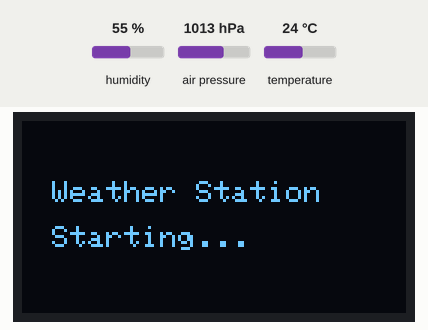
Recording of a sketch running on a simulated ESP8266 (NodeMCU). Shown: 128×64 one-colour display. The test bench sets the inputs (shaded band); at power-on: humidity 55 %, air pressure 1013 hPa, temperature 24 °C. WiFi joins after 1.5 s; servers stay silent unless stated; what the sketch prints to the serial monitor is not drawn.

Above: at 0.1 s.
At 1.6 s:
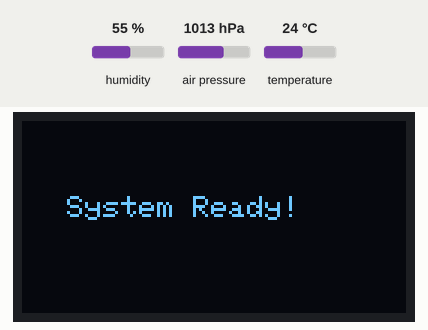
At 20.1 s:
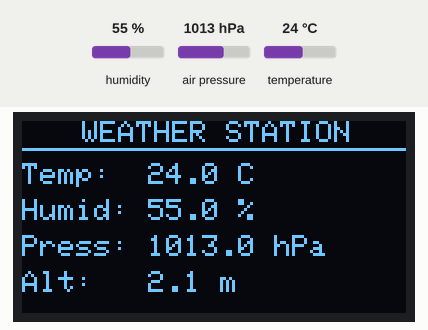

The sketch:

iot_weather_station.ino
```cpp
/*
 * =========================================================================
 *  Project 04: IoT Weather Station
 *  Board: NodeMCU ESP8266 (ESP-12E)
 *  Sensors: DHT22 + BMP280
 *  Display: 0.96" OLED SSD1306 (I2C)
 *  Cloud: ThingSpeak
 * =========================================================================
 *  Description:
 *  Multi-parameter weather station measuring temperature, humidity,
 *  barometric pressure, and altitude with cloud logging.
 * =========================================================================
 */

#include <ESP8266WiFi.h>
#include <ThingSpeak.h>
#include <Wire.h>
#include <DHT.h>
#include <Adafruit_BMP280.h>
#include <Adafruit_GFX.h>
#include <Adafruit_SSD1306.h>

// ======================== PIN DEFINITIONS ========================
#define DHTPIN        D4        // DHT22 data pin
#define DHTTYPE       DHT22     // DHT sensor type

// ======================== DISPLAY SETTINGS ======================
#define SCREEN_WIDTH  128
#define SCREEN_HEIGHT 64
#define OLED_RESET    -1
Adafruit_SSD1306 display(SCREEN_WIDTH, SCREEN_HEIGHT, &Wire, OLED_RESET);

// ======================== WI-FI CREDENTIALS =====================
const char* ssid     = "YOUR_WIFI_SSID";
const char* password = "YOUR_WIFI_PASSWORD";

// ======================== THINGSPEAK CONFIG ======================
unsigned long channelID  = 0000000;
const char* writeAPIKey  = "YOUR_API_KEY";

// ======================== OBJECTS ================================
DHT dht(DHTPIN, DHTTYPE);
Adafruit_BMP280 bmp;       // I2C mode
WiFiClient client;

// ======================== VARIABLES ==============================
unsigned long previousMillis = 0;
const long    interval       = 20000;   // 20 seconds

// ======================== SETUP ==================================
void setup() {
  Serial.begin(115200);
  Serial.println("\n--- IoT Weather Station ---");

  // Initialize DHT22
  dht.begin();

  // Initialize BMP280
  if (!bmp.begin(0x76)) {   // Try 0x77 if 0x76 doesn't work
    Serial.println("ERROR: BMP280 sensor not found!");
    Serial.println("Check wiring and I2C address.");
    while (true);
  }

  // Configure BMP280 settings
  bmp.setSampling(
    Adafruit_BMP280::MODE_NORMAL,
    Adafruit_BMP280::SAMPLING_X2,     // Temperature oversampling
    Adafruit_BMP280::SAMPLING_X16,    // Pressure oversampling
    Adafruit_BMP280::FILTER_X16,      // Filtering
    Adafruit_BMP280::STANDBY_MS_500   // Standby time
  );

  // Initialize OLED
  if (!display.begin(SSD1306_SWITCHCAPVCC, 0x3C)) {
    Serial.println("ERROR: SSD1306 OLED not found!");
    while (true);
  }
  display.clearDisplay();
  display.setTextSize(1);
  display.setTextColor(SSD1306_WHITE);
  display.setCursor(10, 20);
  display.println("Weather Station");
  display.setCursor(10, 35);
  display.println("Starting...");
  display.display();

  // Connect to Wi-Fi
  WiFi.begin(ssid, password);
  Serial.print("Connecting to Wi-Fi");
  while (WiFi.status() != WL_CONNECTED) {
    delay(500);
    Serial.print(".");
  }
  Serial.println("\nWi-Fi Connected!");
  Serial.print("IP: ");
  Serial.println(WiFi.localIP());

  // Initialize ThingSpeak
  ThingSpeak.begin(client);

  display.clearDisplay();
  display.setCursor(15, 25);
  display.println("System Ready!");
  display.display();
  delay(2000);
}

// ======================== MAIN LOOP ==============================
void loop() {
  unsigned long currentMillis = millis();

  if (currentMillis - previousMillis >= interval) {
    previousMillis = currentMillis;

    // ---- Read DHT22 ----
    float humidity    = dht.readHumidity();
    float temperature = dht.readTemperature();   // °C

    // ---- Read BMP280 ----
    float pressure    = bmp.readPressure() / 100.0F;   // Convert Pa to hPa
    float altitude    = bmp.readAltitude(1013.25);     // Sea level pressure (hPa)

    // ---- Validate DHT readings ----
    if (isnan(humidity) || isnan(temperature)) {
      Serial.println("ERROR: DHT22 read failed!");
      temperature = bmp.readTemperature();   // Fallback to BMP280 temperature
      humidity = 0;
    }

    // ---- Print to Serial ----
    Serial.println("====================================");
    Serial.print("Temperature:  "); Serial.print(temperature); Serial.println(" °C");
    Serial.print("Humidity:     "); Serial.print(humidity);    Serial.println(" %");
    Serial.print("Pressure:     "); Serial.print(pressure);   Serial.println(" hPa");
    Serial.print("Altitude:     "); Serial.print(altitude);   Serial.println(" m");

    // ---- Update OLED ----
    updateDisplay(temperature, humidity, pressure, altitude);

    // ---- Upload to ThingSpeak ----
    ThingSpeak.setField(1, temperature);
    ThingSpeak.setField(2, humidity);
    ThingSpeak.setField(3, pressure);
    ThingSpeak.setField(4, altitude);

    int response = ThingSpeak.writeFields(channelID, writeAPIKey);
    if (response == 200) {
      Serial.println("ThingSpeak: Upload OK ✓");
    } else {
      Serial.print("ThingSpeak Error: ");
      Serial.println(response);
    }
  }
}

// ======================== DISPLAY UPDATE =========================
void updateDisplay(float temp, float hum, float pres, float alt) {
  display.clearDisplay();

  // Title bar
  display.setTextSize(1);
  display.setCursor(20, 0);
  display.println("WEATHER STATION");
  display.drawLine(0, 9, 128, 9, SSD1306_WHITE);

  // Temperature
  display.setCursor(0, 14);
  display.print("Temp:  ");
  display.print(temp, 1);
  display.println(" C");

  // Humidity
  display.setCursor(0, 26);
  display.print("Humid: ");
  display.print(hum, 1);
  display.println(" %");

  // Pressure
  display.setCursor(0, 38);
  display.print("Press: ");
  display.print(pres, 1);
  display.println(" hPa");

  // Altitude
  display.setCursor(0, 50);
  display.print("Alt:   ");
  display.print(alt, 1);
  display.println(" m");

  display.display();
}
```

Measured:
- what the display in image 1 shows lasts 18.4 s, from 1.6 s to 20.0 s
